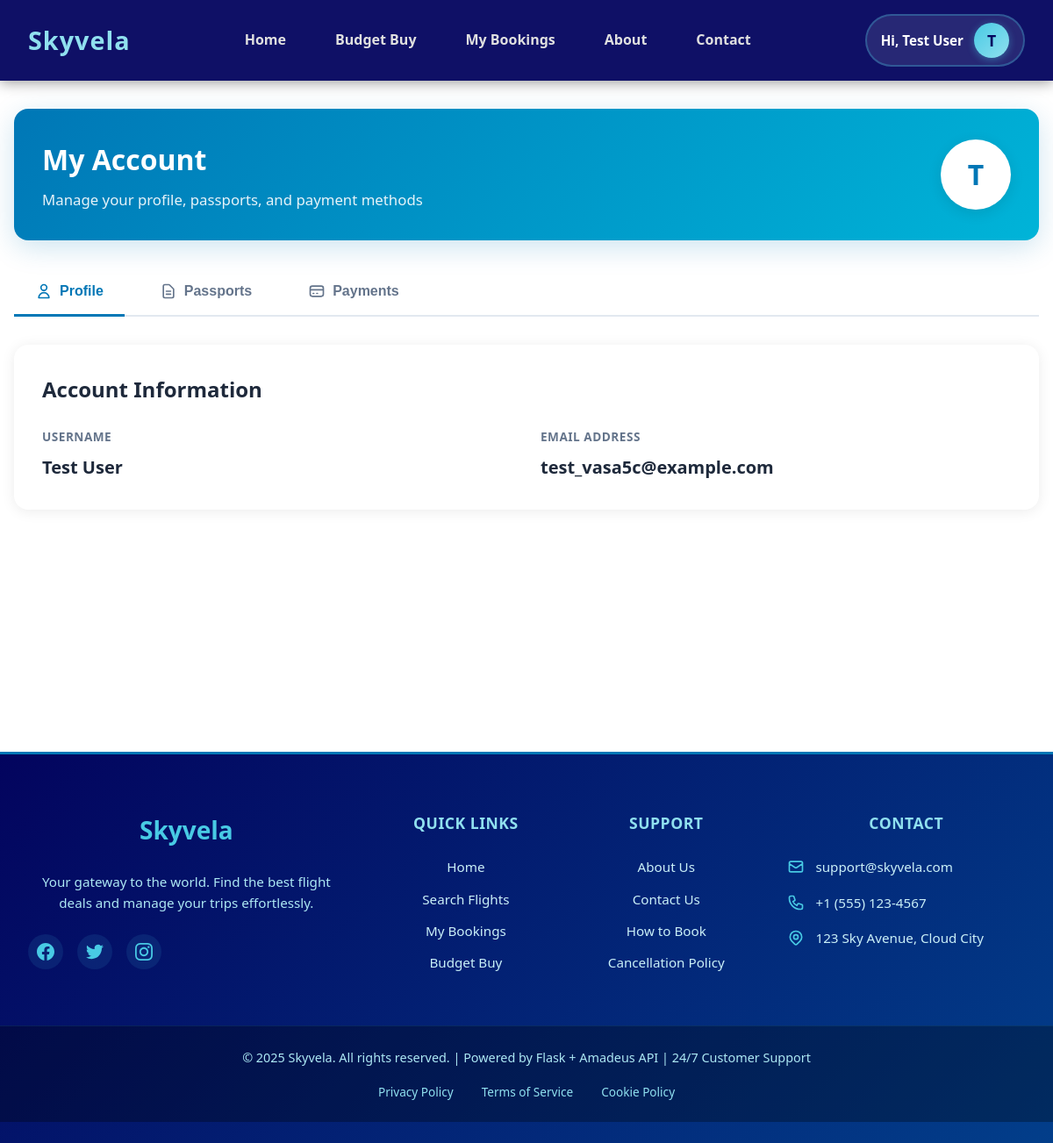
Screenshot of /user-portal (signed in) with the database file from the repository.
### models.py (models this page shows, shortened)
class User(db.Model):
    __tablename__ = "User"
    user_id: Mapped[int] = mapped_column(Integer, primary_key=True, autoincrement=True)
    name: Mapped[str] = mapped_column(String(120), nullable=False)
    email: Mapped[str] = mapped_column(String(255), unique=True, nullable=False)
    password_hash: Mapped[str] = mapped_column(String(255), nullable=False)
    is_admin: Mapped[bool] = mapped_column(Boolean, default=False)
    created_at: Mapped[datetime] = mapped_column(DateTime, default=datetime.utcnow, nullable=False)
    cards = relationship("UserCardInformation", back_populates="user", cascade="all, delete-orphan")
    passports = relationship("Passport", back_populates="user", cascade="all, delete-orphan")
    searches = relationship("Search", back_populates="user", cascade="all, delete-orphan")

### app.py (the view, shortened to what this page needs)
@app.route('/user-portal', methods=['GET', 'POST'])
def user_portal():
    if not session.get('user_id'):
        flash('Please log in to access your portal.', 'error')
        return redirect(url_for('login'))
    user = User.query.get(session.get('user_id'))
    if not user:
        flash('User record not found.', 'error')
        return redirect(url_for('login'))
    action = (request.form.get('action') or '').lower()
    passport_id = request.form.get('passport_id')
    card_id = request.form.get('card_id')
    editing_passport = None
    if request.method == 'GET':
        edit_id = request.args.get('edit')
        if edit_id:
            editing_passport = Passport.query.filter_by(Passport_id=edit_id, user_id=user.user_id).first()
    passports = Passport.query.filter_by(user_id=user.user_id).order_by(Passport.created_at.desc()).all()
    cards = UserCardInformation.query.filter_by(user_id=user.user_id).order_by(UserCardInformation.created_at.desc()).all()
    return render_template('user_portal.html', user=user, passports=passports, cards=cards, editing_passport=editing_passport)

### app.py (called while the page is built)
@app.context_processor
def inject_active_requests():
    active_requests = 0
    if session.get('user_id'):
        try:
            from models import BudgetBuyRequest
            active_requests = BudgetBuyRequest.query.filter_by(
                user_id=session.get('user_id')
            ).filter(
                BudgetBuyRequest.status.in_(['pending', 'searching', 'price_found'])
            ).count()
        except Exception:
            pass
    return dict(active_requests=active_requests)

### templates/user_portal.html (shortened to what this page needs)
{% extends 'base.html' %}
{% block content %}
<div class="modern-portal">
  <div class="portal-header">
    <div class="header-content">
      <div class="header-text">
        <h1>My Account</h1>
        <p>Manage your profile, passports, and payment methods</p>
      </div>
      <div class="user-avatar">
        <span>{{ user.name[0].upper() if user.name else 'U' }}</span>
      </div>
    </div>
  </div>
  <div class="tab-navigation">
    <button class="tab-btn active" data-tab="profile">
      <svg width="20" height="20" fill="none" stroke="currentColor" viewBox="0 0 24 24">
        <path stroke-linecap="round" stroke-linejoin="round" stroke-width="2" d="M16 7a4 4 0 11-8 0 4 4 0 018 0zM12 14a7 7 0 00-7 7h14a7 7 0 00-7-7z"></path>
      </svg>
      Profile
    </button>
    <button class="tab-btn" data-tab="passports">
      <svg width="20" height="20" fill="none" stroke="currentColor" viewBox="0 0 24 24">
        <path stroke-linecap="round" stroke-linejoin="round" stroke-width="2" d="M9 12h6m-6 4h6m2 5H7a2 2 0 01-2-2V5a2 2 0 012-2h5.586a1 1 0 01.707.293l5.414 5.414a1 1 0 01.293.707V19a2 2 0 01-2 2z"></path>
      </svg>
      Passports
    </button>
    <button class="tab-btn" data-tab="payments">
      <svg width="20" height="20" fill="none" stroke="currentColor" viewBox="0 0 24 24">
        <path stroke-linecap="round" stroke-linejoin="round" stroke-width="2" d="M3 10h18M7 15h1m4 0h1m-7 4h12a3 3 0 003-3V8a3 3 0 00-3-3H6a3 3 0 00-3 3v8a3 3 0 003 3z"></path>
      </svg>
      Payments
    </button>
  </div>
  <div class="tab-content-container">
    <div class="tab-content active" id="profile">
      <div class="content-card">
        <h2>Account Information</h2>
        <div class="info-grid">
          <div class="info-item">
            <label>Username</label>
            <div class="value">{{ user.name }}</div>
          </div>
          <div class="info-item">
            <label>Email Address</label>
            <div class="value">{{ user.email }}</div>
          </div>
        </div>
      </div>
    </div>
  </div>
</div>
{% endblock %}

### templates/base.html (shortened to what this page needs)
<!DOCTYPE html>
<html lang="en">
<head>
    <link rel="stylesheet" href="{{ url_for('static', filename='css/style.css') }}">
</head>
<body{% block body_class %}{% endblock %}>
    <header>
        <nav class="navbar">
            <div class="logo">Skyvela</div>
            <ul class="nav-links">
                <li><a href="/">Home</a></li>
                <li><a href="/budget-buy">Budget Buy</a></li>
                {% if session.get('user_id') %}
                <li><a href="/my-bookings">My Bookings</a></li>
                {% endif %}
                <li><a href="/about">About</a></li>
                <li><a href="/contact">Contact</a></li>
            </ul>
            <div class="nav-auth">
                {% if session.get('user_id') %}
                    <div class="profile-dropdown">
                        <button class="user-profile" onclick="toggleProfileMenu()">
                            <span class="greeting">Hi, {{ session.get('user_name') }}</span>
                            <div class="profile-avatar">
                                <span>{{ session.get('user_name')[0].upper() if session.get('user_name') else 'U' }}</span>
                            </div>
                        </button>
                    </div>
                {% else %}
                    <a class="auth-link login-link" href="{{ url_for('login') }}">Login</a>
                {% endif %}
            </div>
        </nav>
    </header>
    <main>
        {% block content %}{% endblock %}
    </main>
    <footer class="site-footer">
        <div class="footer-container">
            <div class="footer-section">
                <h3 class="footer-brand">Skyvela</h3>
                <p class="footer-tagline">Your gateway to the world. Find the best flight deals and manage your trips effortlessly.</p>
                <div class="footer-social">
                    <a href="#" aria-label="Facebook"></a>
                    <a href="#" aria-label="Twitter"></a>
                    <a href="#" aria-label="Instagram"></a>
                </div>
            </div>
            <div class="footer-section">
                <h4 class="footer-heading">Quick Links</h4>
                <ul class="footer-links">
                    <li><a href="{{ url_for('home') }}">Home</a></li>
                    <li><a href="{{ url_for('search') }}">Search Flights</a></li>
                    <li><a href="{{ url_for('my_bookings') }}">My Bookings</a></li>
                    <li><a href="{{ url_for('budget_buy') }}">Budget Buy</a></li>
                </ul>
            </div>
            <div class="footer-section">
                <h4 class="footer-heading">Support</h4>
                <ul class="footer-links">
                    <li><a href="{{ url_for('about') }}">About Us</a></li>
                    <li><a href="{{ url_for('contact') }}">Contact Us</a></li>
                    <li><a href="{{ url_for('how_to_book') }}">How to Book</a></li>
                    <li><a href="{{ url_for('cancellation_policy') }}">Cancellation Policy</a></li>
                </ul>
            </div>
            <div class="footer-section">
                <h4 class="footer-heading">Contact</h4>
                <ul class="footer-contact">
                    <li>
                        <svg class="w-5 h-5" fill="none" stroke="currentColor" viewBox="0 0 24 24"><path stroke-linecap="round" stroke-linejoin="round" stroke-width="2" d="M3 8l7.89 5.26a2 2 0 002.22 0L21 8M5 19h14a2 2 0 002-2V7a2 2 0 00-2-2H5a2 2 0 00-2 2v10a2 2 0 002 2z"></path></svg>
                        <span>support@skyvela.com</span>
                    </li>
                    <li>
                        <span>+1 (555) 123-4567</span>
                    </li>
                    <li>
                        <span>123 Sky Avenue, Cloud City</span>
                    </li>
                </ul>
            </div>
        </div>
        <div class="footer-bottom">
            <p>&copy; 2025 Skyvela. All rights reserved. | Powered by Flask + Amadeus API | 24/7 Customer Support</p>
            <div class="footer-bottom-links">
                <a href="#">Privacy Policy</a>
                <a href="#">Terms of Service</a>
                <a href="#">Cookie Policy</a>
            </div>
        </div>
    </footer>
</body>
</html>

### templates/user_portal.html (style rules this page uses)
.modern-portal { max-width: 1200px; margin: 2rem auto; padding: 0 1rem; }
.portal-header { background: linear-gradient(135deg, #0077b6 0%, #00b4d8 100%); border-radius: 16px; padding: 2rem; margin-bottom: 2rem; box-shadow: 0 8px 32px rgba(0, 119, 182, 0.2); }
.header-content { display: flex; justify-content: space-between; align-items: center; }
.header-text h1 { color: white; font-size: 2rem; margin: 0 0 0.5rem 0; }
.header-text p { color: rgba(255, 255, 255, 0.9); margin: 0; font-size: 1.05rem; }
.user-avatar { width: 80px; height: 80px; border-radius: 50%; background: white; display: flex; align-items: center; justify-content: center; font-size: 2rem; font-weight: 700; color: #0077b6; box-shadow: 0 4px 16px rgba(0, 0, 0, 0.1); }
.tab-navigation { display: flex; gap: 1rem; margin-bottom: 2rem; border-bottom: 2px solid #e2e8f0; }
.tab-btn { display: flex; align-items: center; gap: 0.5rem; padding: 1rem 1.5rem; background: none; border: none; border-bottom: 3px solid transparent; color: #64748b; font-size: 1rem; font-weight: 600; cursor: pointer; transition: all 0.3s; margin-bottom: -2px; }
.tab-btn.active { color: #0077b6; border-bottom-color: #0077b6; }
.tab-btn svg { width: 20px; height: 20px; }
.tab-content-container { min-height: 400px; }
.tab-content { display: none; animation: fadeIn 0.3s; }
.tab-content.active { display: block; }
.content-card { background: white; border-radius: 16px; padding: 2rem; margin-bottom: 1.5rem; box-shadow: 0 2px 16px rgba(0, 0, 0, 0.08); }
.content-card h2 { color: #1e293b; font-size: 1.5rem; margin: 0 0 1.5rem 0; }
.info-grid { display: grid; grid-template-columns: repeat(auto-fit, minmax(250px, 1fr)); gap: 2rem; }
.info-item label { display: block; font-size: 0.85rem; color: #64748b; text-transform: uppercase; letter-spacing: 0.5px; margin-bottom: 0.5rem; font-weight: 600; }
.info-item .value { font-size: 1.25rem; color: #1e293b; font-weight: 600; }

### rows the page displays
User: get "Test User", name "T", name "Test User", email "test_vasa5c@example.com"
